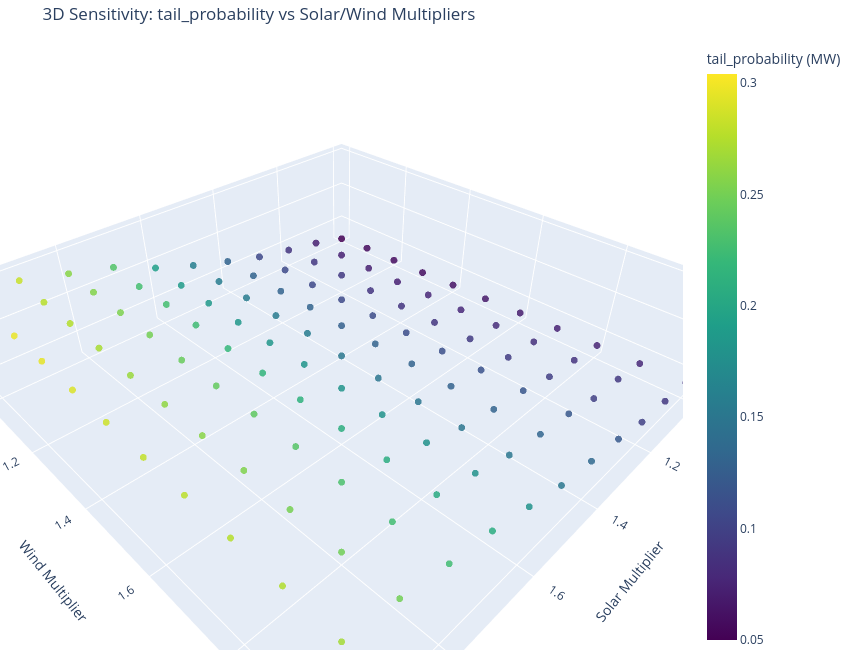

The notebook cell saved with this chart:
### Code cell
def plot_3D(df, z_col):
    import plotly.express as px

    x_col = "multiplier_soler" if "multiplier_soler" in df.columns else "multiplier_solar"
    y_col= "multiplier_wind"   

    fig = px.scatter_3d(
        df,
        x=x_col,
        y= y_col,
        z=df['risk'].apply(lambda risk: risk.get(z_col)),
        color=z_col,
        color_continuous_scale="Viridis",
        labels={
            x_col: "Solar Multiplier",
            "multiplier_wind": "Wind Multiplier",
            z_col: f"{z_col} (MW)",
        },
        title=f"3D Sensitivity: {z_col} vs Solar/Wind Multipliers",
        hover_data={x_col: True, "multiplier_wind": True, z_col: ":.2f"},
    )

    fig.update_traces(marker=dict(size=4, opacity=0.85))
    fig.update_layout(
        coloraxis_colorbar=dict(title=f"{z_col} (MW)"),
        margin=dict(l=0, r=0, b=0, t=40),
        width=850,
        height=650,
    )
    fig.show()

plot_3D(sens_df, z_col='tail_probability')
